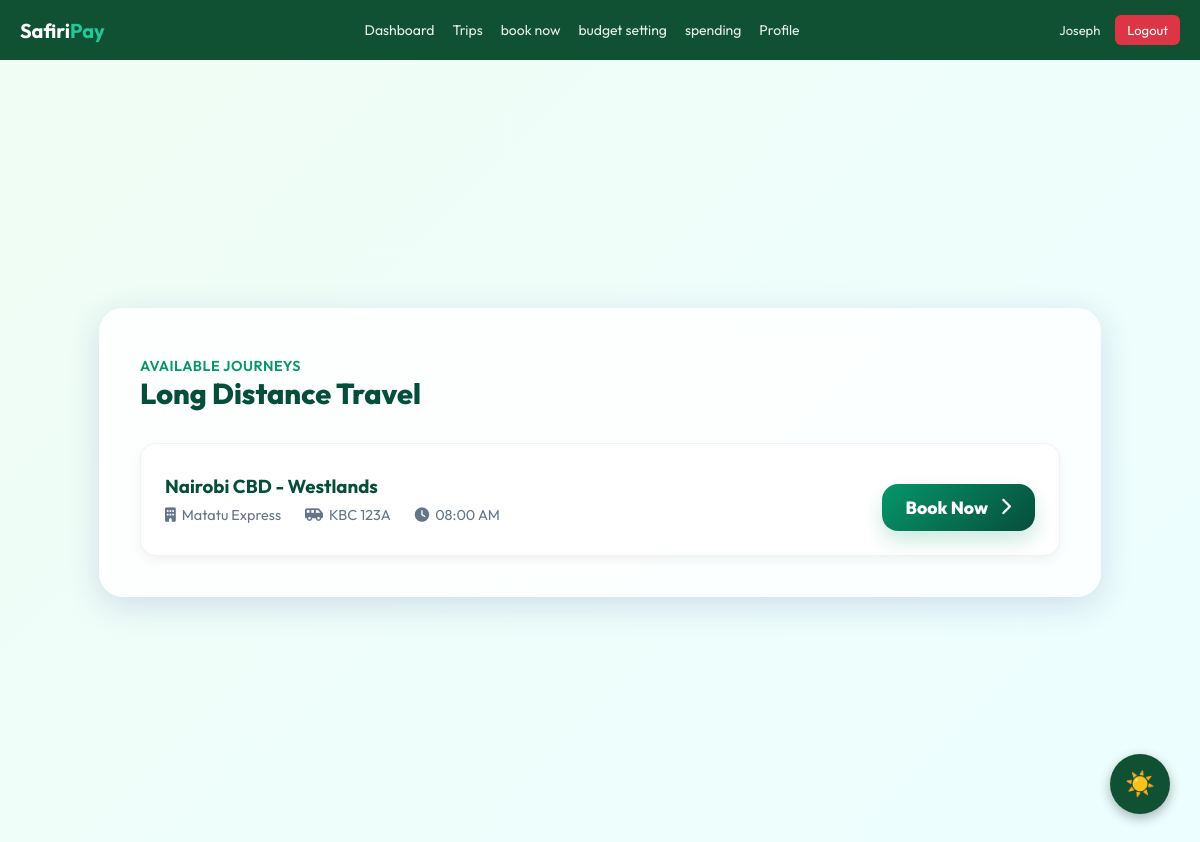
Page /userveiw/book.php (signed in) on the earlier database version.
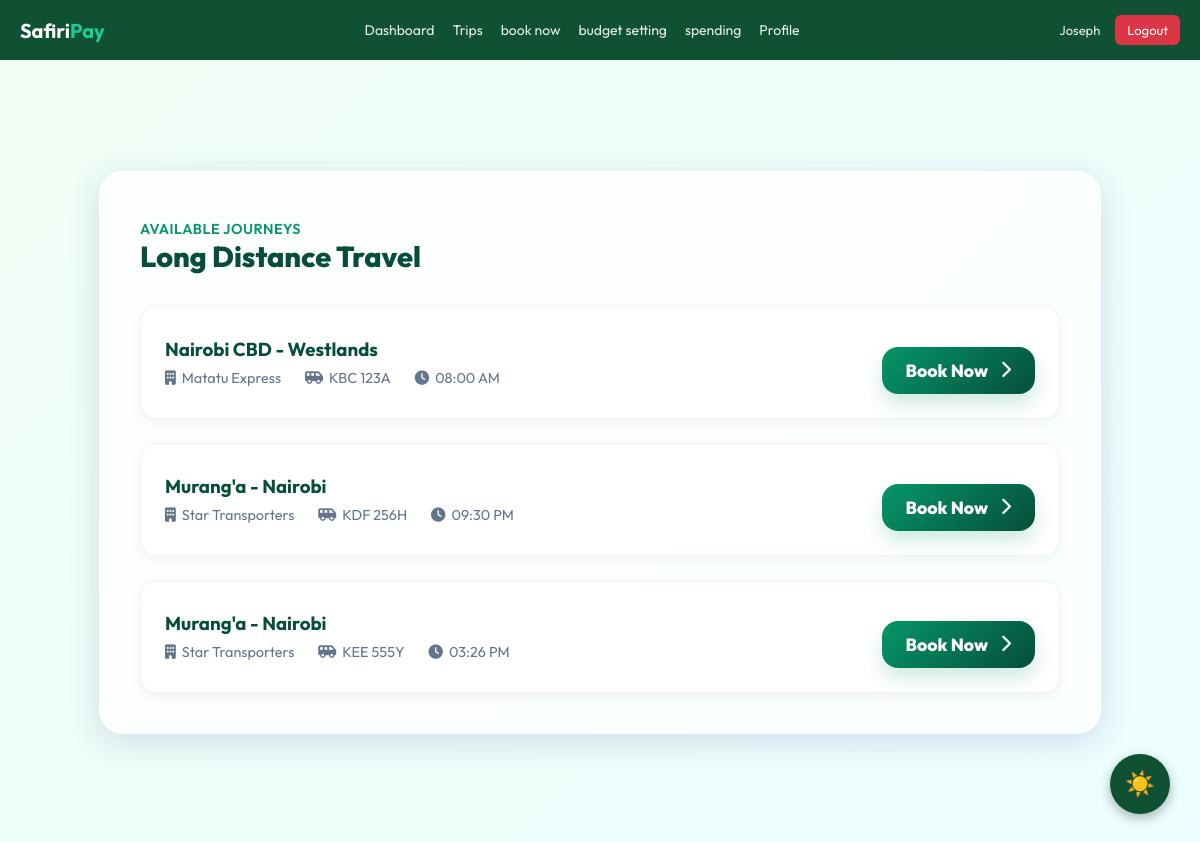
Same page on the later database version.
### tables this page shows
CREATE TABLE `trips` (
  `tripid` int(11) NOT NULL,
  `routeid` int(11) NOT NULL,
  `busid` int(11) NOT NULL,
  `driverid` int(11) DEFAULT NULL,
  `starttime` datetime DEFAULT NULL,
  `status` enum('active','completed','cancelled') DEFAULT 'active',
  `trip_type` enum('short','long') NOT NULL DEFAULT 'short'
);

CREATE TABLE `routes` (
  `routeid` int(11) NOT NULL,
  `routename` varchar(100) NOT NULL,
  `saccoid` int(11) DEFAULT NULL,
  `createdat` datetime DEFAULT current_timestamp()
);

CREATE TABLE `saccos` (
  `saccoid` int(11) NOT NULL,
  `sacconame` varchar(50) NOT NULL,
  `mpesashortcode` varchar(20) NOT NULL,
  `mpesapasskey` varchar(255) NOT NULL,
  `qr_identifier` varchar(100) NOT NULL,
  `status` tinyint(4) DEFAULT 1,
  `createdat` datetime DEFAULT current_timestamp()
);

CREATE TABLE `buses` (
  `busid` int(11) NOT NULL,
  `saccoid` int(11) NOT NULL,
  `platenumber` varchar(20) NOT NULL,
  `capacity` int(11) DEFAULT 14,
  `status` tinyint(4) DEFAULT 1,
  `driverid` int(11) NOT NULL
);

### userveiw/book.php (the view, shortened to what this page needs)
<?php
include 'database.php';
$session_id = $_GET['session'] ?? null;
if (!$session_id) {
    $sql = "SELECT t.*, r.routename, b.platenumber, s.sacconame, b.saccoid
            FROM trips t
            JOIN routes r ON t.routeid = r.routeid
            JOIN buses b ON t.busid = b.busid
            JOIN saccos s ON b.saccoid = s.saccoid
            WHERE t.trip_type = 'long' AND t.status = 'active'";
    $trips_result = $conn->query($sql);
    $available_trips = [];
    while($row = $trips_result->fetch_assoc()) {
        $available_trips[] = $row;
    }
}
?>
<!DOCTYPE html>
<html lang="en">
<head>
    <link rel="stylesheet" href="https://cdnjs.cloudflare.com/ajax/libs/font-awesome/6.4.0/css/all.min.css">
    <link rel="stylesheet" href="darkmode.css">
</head>
<body>
    <?php include 'header.php'; ?>
    <div class="booking-page">
        <div class="premium-container">
            <?php if (!$session_id): ?>
                <div class="cabin-section" style="grid-column: span 2; border-right: none;">
                    <div class="section-header">
                        <p>Available Journeys</p>
                        <h2>Long Distance Travel</h2>
                    </div>
                    <div class="trip-browser-grid">
                        <?php if (empty($available_trips)): ?>
                            <div class="empty-state">
                                <i class="fas fa-bus-alt"></i>
                                <p>No long-distance trips scheduled at the moment.</p>
                            </div>
                        <?php else: ?>
                            <?php foreach ($available_trips as $trip): ?>
                                <div class="trip-browser-card">
                                    <div class="trip-browser-info">
                                        <h3><?php echo htmlspecialchars($trip['routename']); ?></h3>
                                        <div class="trip-meta">
                                            <span><i class="fas fa-building"></i> <?php echo htmlspecialchars($trip['sacconame']); ?></span>
                                            <span><i class="fas fa-shuttle-van"></i> <?php echo htmlspecialchars($trip['platenumber']); ?></span>
                                            <span><i class="fas fa-clock"></i> <?php echo date('h:i A', strtotime($trip['starttime'])); ?></span>
                                        </div>
                                    </div>
                                    <a href="process_booking.php?qr=<?php echo urlencode("sacco:" . $trip['saccoid'] . ";bus:" . $trip['busid'] . ";trip:" . $trip['tripid']); ?>" class="btn-premium" style="width: auto; padding: 12px 24px; text-decoration: none;">
                                        Book Now <i class="fas fa-chevron-right"></i>
                                    </a>
                                </div>
                            <?php endforeach; ?>
                        <?php endif; ?>
                    </div>
                </div>
            <?php endif; ?>
        </div>
    </div>
</body>
</html>

Differences in the rows shown:
added trips: routeid.routename "Murang'a - Nairobi", saccos.sacconame "Star Transporters", busid.platenumber "KDF 256H", starttime "09:30 PM"
added trips: routeid.routename "Murang'a - Nairobi", saccos.sacconame "Star Transporters", busid.platenumber "KEE 555Y", starttime "03:26 PM"
